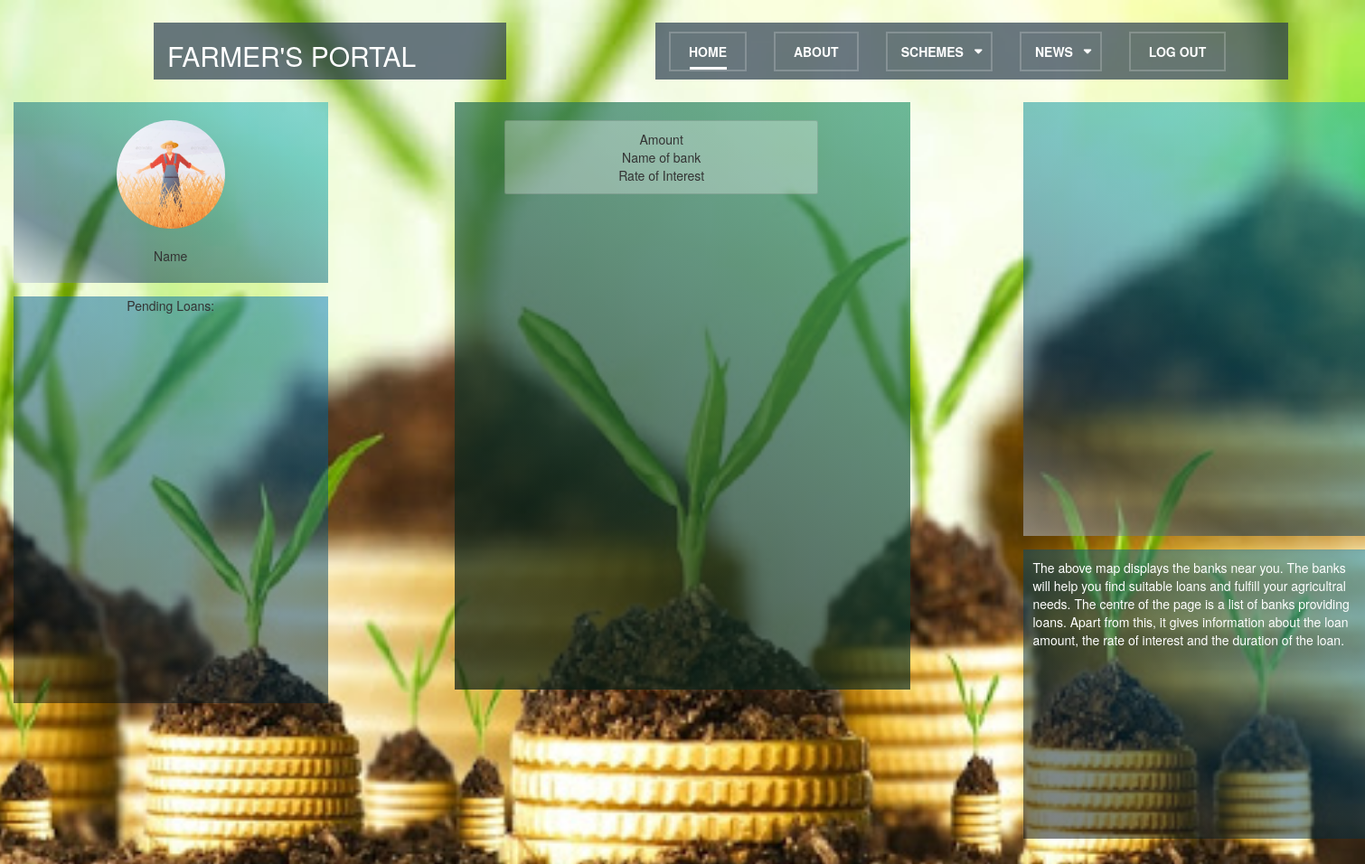
/Bank/ViewLoan/, run on an earlier commit of the app's database.
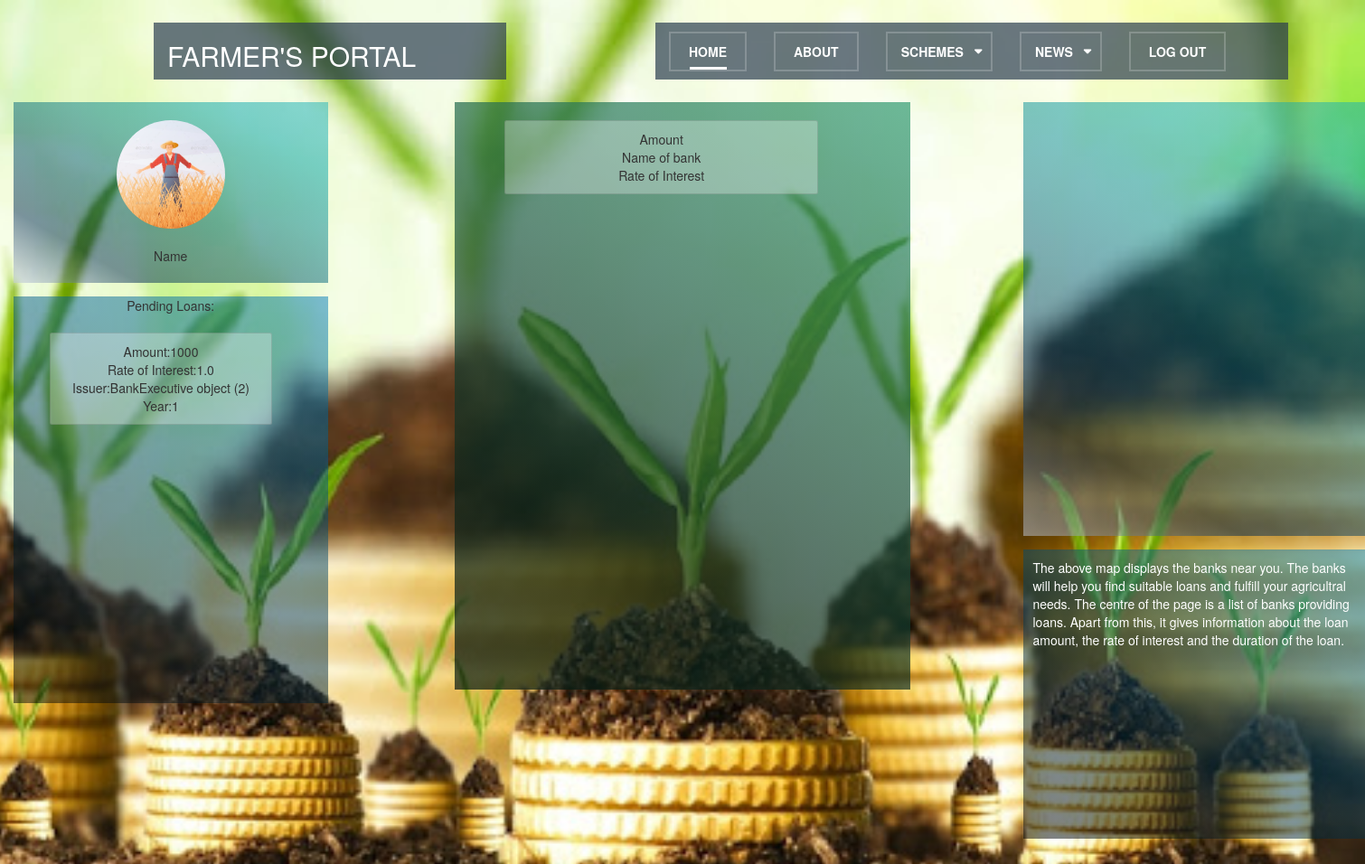
And on a later commit of the database.
### Bank/models.py (models this page shows)
class Loan(models.Model):
    Publisher=models.ForeignKey(BankExecutive,on_delete=models.CASCADE)
    Amt=models.IntegerField()
    Rate=models.FloatField()
    Year=models.IntegerField()

### farmers/models.py (models this page shows)
class BankExecutive(models.Model):
    Ref=models.ForeignKey(User,on_delete=models.CASCADE)
    Address=models.CharField(max_length=100)
    Contact=models.IntegerField()

### Bank/views.py (the view)
# urls.py: path('ViewLoan/',views.LoanView,name='LoanView'),
def LoanView(request):
    q=Loan.objects.all()
    return render(request,'homeloan.html',{'loan':q})

### Bank/templates/homeloan.html (shortened to what this page needs)
{% load static %}
<html>
<head>
 	<link rel="stylesheet" href="https://cdnjs.cloudflare.com/ajax/libs/font-awesome/4.7.0/css/font-awesome.min.css">
	 <link rel="stylesheet" href="{% static 'css/bootsnav.css' %}">
	 <link rel="stylesheet" href="{% static 'css/bank.css' %}">
 	<link rel="stylesheet" href="https://maxcdn.bootstrapcdn.com/bootstrap/3.3.7/css/bootstrap.min.css">
</head>
<body>
	<div class="container">
        <div class="row">
        	<div class="col-md-4 logo"><h2 style="color:white">FARMER'S PORTAL</h2></div>
            <div class="col-md-8">
                <nav class="navbar navbar-default navbar-mobile bootsnav on">
                    <div class="collapse navbar-collapse" id="navbar-menu">
                        <ul class="nav navbar-nav" data-in="fadeInDown" data-out="fadeOutUp">
                            <li class="active"><a href="#" data-hover="Home">Home </a></li>
                            <li><a href="#" data-hover="About">About </a></li>
                            <li class="dropdown">
                                <a href="#" class="dropdown-toggle" data-toggle="dropdown" data-hover="Shortcodes">Schemes</a>
                            </li>
                            <li class="dropdown">
                                <a href="#" class="dropdown-toggle" data-toggle="dropdown" data-hover="Shortcodes">News </a>
                            </li>
                            <li><a href="#" data-hover="LogOut">Log Out </a></li>
                        </ul>
                    </div>
                </nav>
            </div>
		 </div>
	</div>
	<div class="container-fluid hi">
		 <div class="row">
			<div class="col-md-3">
			  <div class="lef1">
				  <br>
				  <img src="{% static 'css/statics/wallpaper1.jpg' %}">
				 <br><br><span>Name</span>
			  </div>
			  <div class="lef2">
				  <p>Pending Loans:</p>
				  <ul style="list-style: none;">
					  <li>
                          {% for i in loan %}
					  <div class="card dis">
						  Amount:{{i.Amt}}
						  <br>
                          Rate of Interest:{{i.Rate}}
                          <br>
                          Issuer:{{i.Publisher}}
                          <br>
                          Year:{{i.Year}}
                      </div>
                      {% endfor %}
				  </li>
				  </ul>
			  </div>
			</div>
			<div class="col-md-1"></div>
			<div class="col-md-4 cen">
						<ul style="list-style: none;">
							<li>
							<div class="card dis">
								<span>Amount</span>
						<span>Name of bank</span>
						<span>Rate of Interest</span>
							</div>
						</li>
						</ul>
		   </div>
		   <div class="col-md-1"></div>
			<div class="col-md-3">
				<div class="row r1">
					<iframe src="https://www.google.com/maps/embed?pb=!1m16!1m12!1m3!1d15072.9410065777!2d72.839731447777!3d19.184924584813327!2m3!1f0!2f0!3f0!3m2!1i1024!2i768!4f13.1!2m1!1sbanks!5e0!3m2!1sen!2sin!4v1581043029970!5m2!1sen!2sin" width="600" height="450" frameborder="0" style="border:0;" allowfullscreen=""></iframe>
				</div>
				<div class="row r2">
					The above map displays the banks near you. The banks will help you find suitable loans
					and fulfill your agricultral needs. The centre of the page is a list of banks providing loans. Apart from
					this, it gives information about the loan amount, the rate of interest and the duration of the loan.
				</div>
			</div>
		</div>
	</div>
</body>
</html>

### farmers/static/css/bootsnav.css (style rules this page uses)
.logo { margin-top: 25px; background: rgba(44,62,80,0.7); }
nav.navbar.bootsnav { margin-top:30px; margin-left:150px; -moz-border-radius: 0px; -webkit-border-radius: 0px; -o-border-radius: 0px; border-radius: 0px; background-color: #fff; border-bottom: solid 1px #e0e0e0; z-index: 9; }
nav.navbar.bootsnav ul.nav > li > a { color: #6f6f6f; background-color: transparent; outline: none; margin-bottom: -2px; }
nav.navbar.bootsnav ul.nav li.megamenu-fw > a:hover, nav.navbar.bootsnav ul.nav li.megamenu-fw > a:focus, nav.navbar.bootsnav ul.nav li.active > a:hover, nav.navbar.bootsnav ul.nav li.active > a:focus, nav.navbar.bootsnav ul.nav li.active > a { background-color: transparent; }
body { -webkit-transition: all 0.3s ease-in-out; -moz-transition: all 0.3s ease-in-out; -o-transition: all 0.3s ease-in-out; -ms-transition: all 0.3s ease-in-out; transition: all 0.3s ease-in-out; }
@media (min-width: 1024px) { nav.navbar.bootsnav ul.nav > li > a { padding: 30px 15px; font-weight: 600; } }
@media (min-width: 1024px) { nav.navbar.bootsnav ul.nav > li.dropdown > a.dropdown-toggle:after { font-family: 'FontAwesome'; content: "\f0d7"; margin-left: 5px; margin-top: 2px; } }

### farmers/static/css/bank.css (style rules this page uses)
.lef1 { background-color: aqua; height: 200px; text-align: center; background: linear-gradient(30deg,rgb(197, 205, 224,0.5),#002a5480,rgb(1, 78, 109,0.5),rgb(2, 125, 138,0.5),rgb(0, 161, 167,0.5),rgb(27, 178, 184,0.5)); }
.lef2 { margin-top: 15px; background: linear-gradient(30deg,rgb(1,1,1,0.5),rgb(1,25,38,0.5),rgb(0,62,92,.5),rgb(1, 98, 147,.5),rgb(0, 123, 184,.5)); height: 450px; text-align: center; }
img { height:120px; border-radius: 50%; }
.r1 { background: linear-gradient(30deg,rgb(197, 205, 224,0.5),rgb(0, 42, 84,0.5),rgb(1, 78, 109,0.5),rgb(2, 125, 138,0.5),rgb(0, 161, 167,0.5),rgb(27, 178, 184,0.5)); height: 60vh; }
.r2 { margin-top: 15px; background: linear-gradient(30deg,rgb(1,1,1,0.5),rgb(1,25,38,0.5),rgb(0,62,92,.5),rgb(1, 98, 147,.5),rgb(0, 123, 184,.5)); height: 40vh; color:white; padding:10px; }
.cen { background: linear-gradient(30deg,rgb(5, 25, 18,0.7),rgb(13, 38, 28,0.7),rgb(26, 76, 57,0.7),rgb(38, 115, 85,0.7),rgb(49, 155, 114,0.7)); height: 650px; text-align: center; }
.dis { width:80%; padding: 10px; margin-top: 20px; }
.hi { transform: translateY(-125px); }
.card { position: relative; display: -ms-flexbox; display: flex; -ms-flex-direction: column; flex-direction: column; min-width: 0; word-wrap: break-word; background-color: rgba(255, 255, 255, 0.3); background-clip: border-box; border: 1px solid rgba(0, 0, 0, 0.125); border-radius: 0.25rem; }

What changed in the data, as far as the page shows it:
added Loan: Amt "1000", Rate "1.0", Publisher "BankExecutive object (2)", Year "1"
